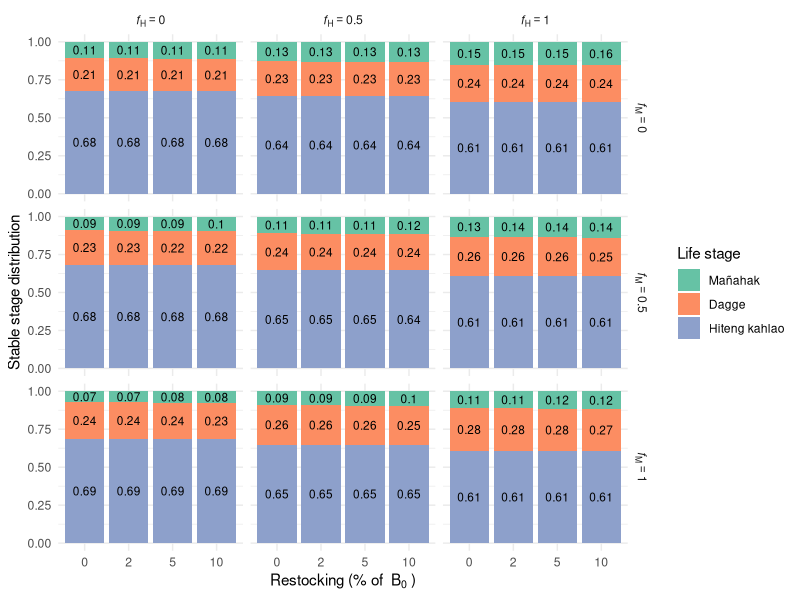

The R source for this figure:
library(tidyverse)
library(viridis)
library(purrr)
library(dplyr)

# Parameters
juvenile_mortality <- 0.9 / 2
subadult_mortality <- 0.54 / 2
adult_mortality <- 0.33 / 2
juvenile_survival_rate <- 1 - juvenile_mortality
subadult_survival_rate <- 1 - subadult_mortality
adult_survival_rate <-  1 - adult_mortality

juvenile_to_subadult_rate <- 1
subadult_to_adult_rate <- 0.5

reproduction_rate <- 2
reproduction_rate_2 <- 1.5

carrying_capacity <- 68
time_steps <- 200

# Parameter ranges
fishing_effort_values <- c(0, 0.25, 0.5)
restocking_values <- c(0, 1, 3, 5.5) # Restocking scenarios

#Current fishing for burn in
F_current_instantaneous <- 0.09 
F_current_discrete <- (1 - exp(-F_current_instantaneous)) / 2
F_current_discrete

F_current_discrete_juv <- 0.01









run_simulation <- function(F_adults, F_juveniles, restocked_juveniles, burn_in_time = 100) {
  juvenile_population <- 10
  subadult_population <- 10
  adult_population <- 10
  
  # Store population over time and eigenvalues
  population_over_time <- numeric(time_steps)
  eigenvalues_over_time <- numeric(time_steps) 
  eigenvectors_over_time <- vector("list", time_steps)
  restocked_dagge_values <- numeric(time_steps) 
  
  for (t in 1:time_steps) {
    if (t <= burn_in_time) {
      F_adults_current <- F_current_discrete
      F_juveniles_current <- F_current_discrete_juv
      restocking <- 0
    } else {
      F_adults_current <- F_adults
      F_juveniles_current <- F_juveniles
      restocking <- restocked_juveniles
    }
    
    current_reproduction_rate <- ifelse(t %% 2 == 0, reproduction_rate, reproduction_rate_2)
    
    total_population <- juvenile_population + subadult_population + adult_population
    new_juveniles <- adult_population * current_reproduction_rate * (1 - total_population / carrying_capacity)
    surviving_juveniles <- juvenile_population * juvenile_survival_rate * (1 - F_juveniles_current)
    new_subadults <- juvenile_population * juvenile_to_subadult_rate
    surviving_subadults <- subadult_population * subadult_survival_rate
    new_adults <- subadult_population * subadult_to_adult_rate
    surviving_adults <- adult_population * adult_survival_rate * (1 - F_adults_current)
    
    if (t %% 2 == 0) {
      juvenile_population <- max(0, new_juveniles + surviving_juveniles - new_subadults - restocking)
      restocked_dagge <- restocking + (2.35 * (1 - restocking / carrying_capacity))
      
      restocked_dagge_values[t] <- restocked_dagge  
      subadult_population <- max(0, new_subadults + surviving_subadults - new_adults + restocked_dagge)
    } else {
      juvenile_population <- max(0, new_juveniles + surviving_juveniles - new_subadults)
      subadult_population <- max(0, new_subadults + surviving_subadults - new_adults)
    }
    
    adult_population <- max(0, new_adults + surviving_adults)
    
    # Store total population at each timestep
    total_population <- juvenile_population + subadult_population + adult_population
    population_over_time[t] <- total_population 
    
    
    # Construct the population transition matrix
    transition_matrix <- matrix(c(
      - (restocking / carrying_capacity), 0, current_reproduction_rate,  # Juvenile production
      juvenile_survival_rate * (1 - F_juveniles_current) * juvenile_to_subadult_rate + (restocking + (2.35 * (1 - restocking / carrying_capacity))) / carrying_capacity, 0, 0,  # Juvenile survival to subadult
      0, subadult_survival_rate * subadult_to_adult_rate, adult_survival_rate * (1 - F_adults_current)  # Subadult survival & transition
    ), nrow = 3, byrow = TRUE)
    
    # Compute the dominant eigenvalue (growth rate)
    eigenvalues <- eigen(transition_matrix)$values
    dominant_eigenvalue <- max(Re(eigenvalues)) 
    eigenvalues_over_time[t] <- dominant_eigenvalue
    
    
    #Second matrix for reproductive contribution
    transition_matrix_r <- matrix(c(
      - (restocking / carrying_capacity), juvenile_survival_rate * (1 - F_juveniles_current) * juvenile_to_subadult_rate + 
        (restocking + (2.35 * (1 - restocking / carrying_capacity))) / carrying_capacity, 0,
      0, 0, subadult_survival_rate * subadult_to_adult_rate,
      current_reproduction_rate, 0, adult_survival_rate * (1 - F_adults_current)
    ), nrow=3, byrow = TRUE)
    
    # Compute the dominant eigenvalue 
    eigenvectors <- eigen(transition_matrix_r)$vectors
    principle_eigenvector <- eigenvectors[,1]
    eigenvectors_over_time[[t]] <- principle_eigenvector
    
    
  }
  
  return(list(
    avg_population_last_20 = mean(population_over_time[(time_steps - 19):time_steps]),
    avg_eigenvalue_last_20 = mean(eigenvalues_over_time[(time_steps - 19):time_steps]),  
    end_eigenvector = eigenvectors_over_time[[time_steps]]
  ))
}



all_results <- data.frame()

for (restocked_juveniles in restocking_values) {
  sensitivity_results <- expand.grid(
    F_adults = fishing_effort_values,
    F_juveniles = fishing_effort_values
  ) %>%
    mutate(
      Avg_Total_Population = 0,
      Avg_Eigenvalue = 0,
      Eigenvector = vector("list", n())
    )

  
  reference_population <- run_simulation(
    F_adults = 0,
    F_juveniles = 0,
    restocked_juveniles = 0,
    burn_in_time = 100
  )
  
  for (i in seq_len(nrow(sensitivity_results))) {
    sim_result <- run_simulation(
      F_adults = sensitivity_results$F_adults[i],
      F_juveniles = sensitivity_results$F_juveniles[i],
      restocked_juveniles = restocked_juveniles,
      burn_in_time = 100
    )
    
    sensitivity_results$Avg_Total_Population[i] <- sim_result$avg_population_last_20
    sensitivity_results$Avg_Eigenvalue[i] <- sim_result$avg_eigenvalue_last_20
    sensitivity_results$Eigenvector[[i]] <- sim_result$end_eigenvector
  }
  
  sensitivity_results <- sensitivity_results %>%
    mutate(
      Relative_Population = Avg_Total_Population / reference_population$avg_population_last_20,
      Restocking_Percent = round((restocked_juveniles / reference_population$avg_population_last_20) * 100, 0)
    )
  
  all_results <- bind_rows(all_results, sensitivity_results)
}









###Visualizing eigenvectors

all_results_long <- all_results %>%
  mutate(
    juvenile_contrib = map_dbl(Eigenvector, ~ Re(.x[1])),
    subadult_contrib = map_dbl(Eigenvector, ~ Re(.x[2])),
    adult_contrib = map_dbl(Eigenvector, ~ Re(.x[3]))
  )




all_results_long <- all_results_long %>%
  rowwise() %>%
  mutate(
    total = juvenile_contrib + subadult_contrib + adult_contrib,
    juvenile_prop = juvenile_contrib / total,
    subadult_prop = subadult_contrib / total,
    adult_prop = adult_contrib / total
  ) %>%
  ungroup()


# Create custom facet labels using expressions
all_results_long$F_adults <- factor(all_results_long$F_adults,
                                         levels = c(0, 0.25, 0.5),
                                         labels = c("italic(f)[H]==0", "italic(f)[H]==0.5", "italic(f)[H]==1")
)

all_results_long$F_juveniles <- factor(all_results_long$F_juveniles,
                                       levels = c(0, 0.25, 0.5),
                                       labels = c("italic(f)[M]==0", "italic(f)[M]==0.5", "italic(f)[M]==1")
)


# Plot
stabledist <- all_results_long %>%
  pivot_longer(cols = c(juvenile_prop, subadult_prop, adult_prop),
               names_to = "stage", values_to = "proportion") %>%
  mutate(
    stage = factor(stage, levels = c("juvenile_prop", "subadult_prop", "adult_prop"),
                   labels = c("Mañahak", "Dagge", "Hiteng kahlao"))
  ) %>%
  ggplot(aes(x = factor(Restocking_Percent), y = proportion, fill = stage)) +
  geom_bar(stat = "identity", position = "stack") +
  geom_text(aes(label = round(proportion, 2)),
            position = position_stack(vjust = 0.5),
            size = 3, color = "black") +
  facet_grid(F_juveniles ~ F_adults, labeller = label_parsed) +
  labs(x = bquote("Restocking (% of "~B[0]~")"), y = "Stable stage distribution",
       fill = "Life stage") +
  theme_minimal() +
  theme(strip.text = element_text(face = "italic")) +
  scale_fill_brewer(palette = "Set2")



all_results_long %>%
  group_by(F_adults, F_juveniles, Restocking_Percent) %>%
  summarise(across(ends_with("_prop"), mean))



ggsave("~/Desktop/Fig2_stabledist.png", stabledist, width=8, height=6, bg="transparent")












